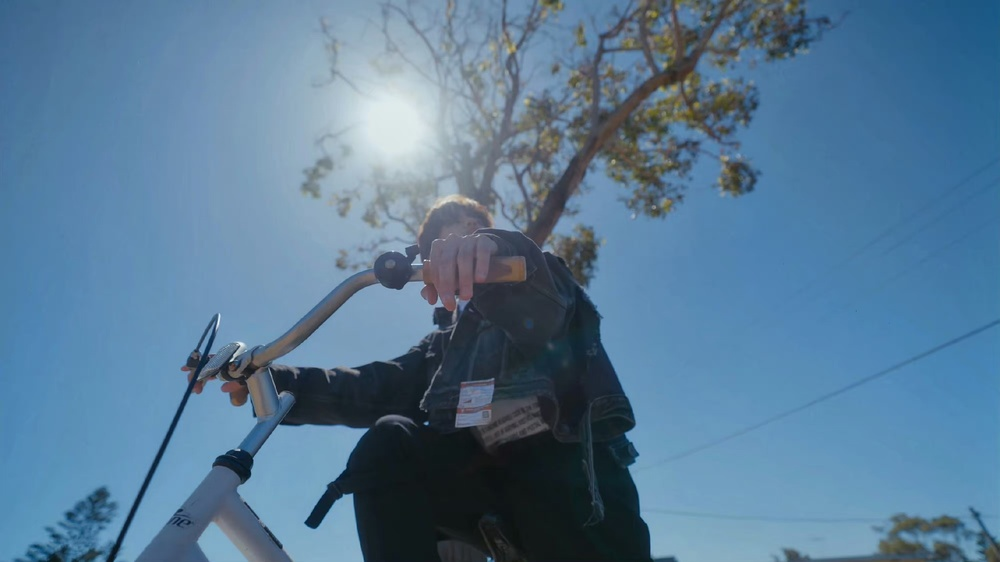
//> input picture Homework2/picture.jpg, 1000 x 562 px, shrunk from 2000 x 1125 before the run
$ ./exp2 picture.jpg   (built with g++ and OpenCV 4)
//> lines starting //> are read from the running program, lines starting //| are printed output that depends on the picture
#include <opencv2/opencv.hpp>
#include <iostream>

int main(int argc, char** argv) {
if (argc != 2) {
    std::cout << "用法: " << argv[0] << " /home/chbing/Homework2/picture.jpg" << std::endl;
    return -1;
}

cv::Mat image = cv::imread(argv[1]);
//> image is the input picture: 562 rows x 1000 cols, CV_8UC3; mean B, G, R 149.6, 121.9, 87.7
    if (image.empty()) {
        std::cout << "无法读取图片: " << argv[1] << std::endl;
        return -1;
    }

    std::cout << "======= 图像基本信息 ======" << std::endl;
    std::cout << "宽度: " << image.cols << " 像素" << std::endl;
//| 宽度: 1000 像素
    std::cout << "高度: " << image.rows << " 像素" << std::endl;
//| 高度: 562 像素
    std::cout << "通道数: " << image.channels() << std::endl;
//| 通道数: 3
    std::cout << "数据类型: ";

    switch (image.depth()) {
        case CV_8U: std::cout << "CV_8U (8位无符号整数)" << std::endl; break;
        case CV_8S: std::cout << "CV_8S (8位有符号整数)" << std::endl; break;
        case CV_16U: std::cout << "CV_16U (16位无符号整数)" << std::endl; break;
        case CV_16S: std::cout << "CV_16S (16位有符号整数)" << std::endl; break;
        case CV_32S: std::cout << "CV_32S (32位有符号整数)" << std::endl; break;
        case CV_32F: std::cout << "CV_32F (32位浮点数)" << std::endl; break;
        case CV_64F: std::cout << "CV_64F (64位浮点数)" << std::endl; break;
        default: std::cout << "未知类型" << std::endl;
    }

    cv::namedWindow("原始图像", cv::WINDOW_NORMAL);
    cv::imshow("原始图像", image);

    cv::Mat grayImage;
    cv::cvtColor(image, grayImage, cv::COLOR_BGR2GRAY);
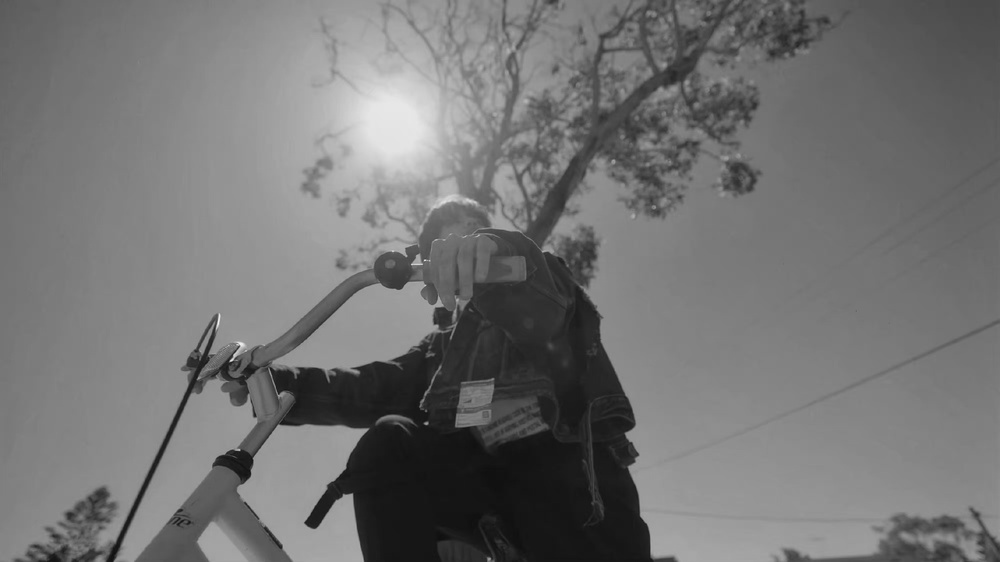
//> grayImage: 562 rows x 1000 cols, CV_8UC1; min 15, max 244, mean 114.8
    cv::namedWindow("灰度图像", cv::WINDOW_NORMAL);
    cv::imshow("灰度图像", grayImage);

    std::string grayFilename = "gray_" + std::string(argv[1]);
//> grayFilename = "gray_picture.jpg"
    cv::imwrite(grayFilename, grayImage);
    std::cout << "灰度图像已保存为: " << grayFilename << std::endl;
//| 灰度图像已保存为: gray_picture.jpg

    cv::Point center(image.cols/2, image.rows/2);
//> center = Point(500, 281)
    if (image.channels() == 3) {
        cv::Vec3b pixel = image.at<cv::Vec3b>(center);
//> pixel = [74, 70, 81]
        std::cout << "中心点 (" << center.x << ", " << center.y << ") 的BGR值: "
                  << (int)pixel[0] << ", " << (int)pixel[1] << ", " << (int)pixel[2] << std::endl;
//| 中心点 (500, 281) 的BGR值: 74, 70, 81
    } else if (image.channels() == 1) {
        uchar pixel = image.at<uchar>(center);
        std::cout << "中心点 (" << center.x << ", " << center.y << ") 的像素值: "
                  << (int)pixel << std::endl;
    }

    int cropSize = 100;
    cv::Rect roi(0, 0, std::min(cropSize, image.cols), std::min(cropSize, image.rows));
//> roi = Rect(0, 0, 100, 100)
    cv::Mat cropped = image(roi).clone();
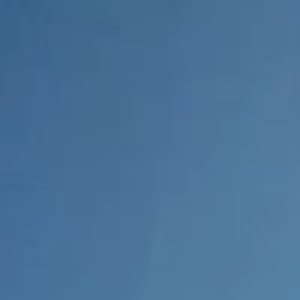
//> cropped: 100 rows x 100 cols, CV_8UC3 (shown 3 times larger); mean B, G, R 151.9, 114.4, 73.9
    std::string cropFilename = "cropped_" + std::string(argv[1]);
//> cropFilename = "cropped_picture.jpg"
    cv::imwrite(cropFilename, cropped);
    std::cout << "裁剪区域已保存为: " << cropFilename << std::endl;
//| 裁剪区域已保存为: cropped_picture.jpg
    std::cout << "裁剪区域尺寸: " << cropped.cols << "x" << cropped.rows << std::endl;
//| 裁剪区域尺寸: 100x100

    cv::namedWindow("裁剪区域（左上角）", cv::WINDOW_NORMAL);
    cv::imshow("裁剪区域（左上角）", cropped);

    std::cout << "\n按任意键关闭图像窗口..." << std::endl;
    cv::waitKey(0);
    cv::destroyAllWindows();

    return 0;
}
